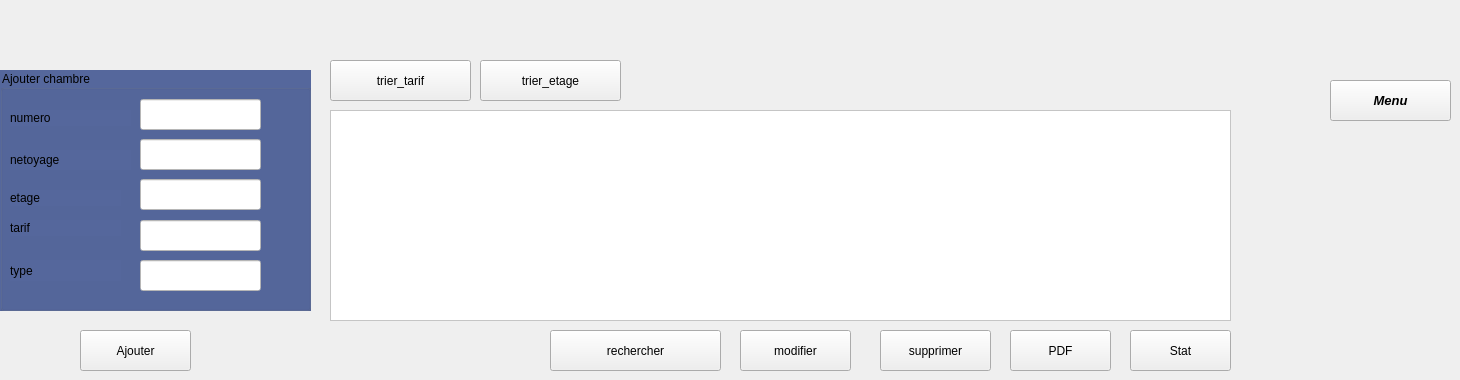
     <widget class="QWidget" name="tab_2">
      <attribute name="title">
       <string>Tab 1</string>
      </attribute>
      <widget class="QTableView" name="tableView_2">
       <property name="geometry">
        <rect>
         <x>330</x>
         <y>110</y>
         <width>901</width>
         <height>211</height>
        </rect>
       </property>
       <property name="styleSheet">
        <string notr="true">background-color: rgb(255, 255, 255);
color: rgb(0, 0, 0);</string>
       </property>
      </widget>
      <widget class="QPushButton" name="modifier_2">
       <property name="geometry">
        <rect>
         <x>740</x>
         <y>330</y>
         <width>111</width>
         <height>41</height>
        </rect>
       </property>
       <property name="text">
        <string>modifier</string>
       </property>
      </widget>
      <widget class="QPushButton" name="supprimer_2">
       <property name="geometry">
        <rect>
         <x>880</x>
         <y>330</y>
         <width>111</width>
         <height>41</height>
        </rect>
       </property>
       <property name="text">
        <string>supprimer</string>
       </property>
      </widget>
      <widget class="QGroupBox" name="groupBox_4">
       <property name="geometry">
        <rect>
         <x>0</x>
         <y>70</y>
         <width>311</width>
         <height>241</height>
        </rect>
       </property>
       <property name="styleSheet">
        <string notr="true">background-color:#55679C;
</string>
       </property>
       <property name="title">
        <string>Ajouter chambre</string>
       </property>
       <widget class="QLabel" name="label_8">
        <property name="geometry">
         <rect>
          <x>10</x>
          <y>40</y>
          <width>121</width>
          <height>16</height>
         </rect>
        </property>
        <property name="text">
         <string>numero</string>
        </property>
       </widget>
       <widget class="QLabel" name="label_9">
        <property name="geometry">
         <rect>
          <x>10</x>
          <y>80</y>
          <width>121</width>
          <height>20</height>
         </rect>
        </property>
        <property name="text">
         <string>netoyage</string>
        </property>
       </widget>
       <widget class="QLabel" name="label_10">
        <property name="geometry">
         <rect>
          <x>10</x>
          <y>120</y>
          <width>111</width>
          <height>16</height>
         </rect>
        </property>
        <property name="text">
         <string>etage</string>
        </property>
       </widget>
       <widget class="QLineEdit" name="lineEdit">
        <property name="geometry">
         <rect>
          <x>140</x>
          <y>29</y>
          <width>121</width>
          <height>31</height>
         </rect>
        </property>
        <property name="styleSheet">
         <string notr="true">background-color: rgb(255, 255, 255);
color: rgb(0, 0, 0);</string>
        </property>
        <property name="text">
         <string/>
        </property>
       </widget>
       <widget class="QLineEdit" name="lineEdit_2">
        <property name="geometry">
         <rect>
          <x>140</x>
          <y>69</y>
          <width>121</width>
          <height>31</height>
         </rect>
        </property>
        <property name="styleSheet">
         <string notr="true">background-color: rgb(255, 255, 255);
color: rgb(0, 0, 0);</string>
        </property>
        <property name="text">
         <string/>
        </property>
       </widget>
       <widget class="QLineEdit" name="lineEdit_6">
        <property name="geometry">
         <rect>
          <x>140</x>
          <y>109</y>
          <width>121</width>
          <height>31</height>
         </rect>
        </property>
        <property name="styleSheet">
         <string notr="true">background-color: rgb(255, 255, 255);
color: rgb(0, 0, 0);</string>
        </property>
        <property name="text">
         <string/>
        </property>
       </widget>
       <widget class="QLabel" name="label_11">
        <property name="geometry">
         <rect>
          <x>10</x>
          <y>190</y>
          <width>111</width>
          <height>21</height>
         </rect>
        </property>
        <property name="text">
         <string>type</string>
        </property>
       </widget>
       <widget class="QLineEdit" name="lineEdit_7">
        <property name="geometry">
         <rect>
          <x>140</x>
          <y>190</y>
          <width>121</width>
          <height>31</height>
         </rect>
        </property>
        <property name="styleSheet">
         <string notr="true">background-color: rgb(255, 255, 255);
color: rgb(0, 0, 0);</string>
        </property>
        <property name="text">
         <string/>
        </property>
       </widget>
       <widget class="QLineEdit" name="lineEdit_8">
        <property name="geometry">
         <rect>
          <x>140</x>
          <y>150</y>
          <width>121</width>
          <height>31</height>
         </rect>
        </property>
        <property name="styleSheet">
         <string notr="true">background-color: rgb(255, 255, 255);
color: rgb(0, 0, 0);</string>
        </property>
        <property name="text">
         <string/>
        </property>
       </widget>
      </widget>
      <widget class="QLabel" name="label_12">
       <property name="geometry">
        <rect>
         <x>10</x>
         <y>220</y>
         <width>111</width>
         <height>16</height>
        </rect>
       </property>
       <property name="styleSheet">
        <string notr="true">background-color: rgb(85, 103, 156);
</string>
       </property>
       <property name="text">
        <string>tarif</string>
       </property>
      </widget>
      <widget class="QPushButton" name="Ajouter">
       <property name="geometry">
        <rect>
         <x>80</x>
         <y>330</y>
         <width>111</width>
         <height>41</height>
        </rect>
       </property>
       <property name="text">
        <string>Ajouter</string>
       </property>
      </widget>
      <widget class="QPushButton" name="trier_etage">
       <property name="geometry">
        <rect>
         <x>480</x>
         <y>60</y>
         <width>141</width>
         <height>41</height>
        </rect>
       </property>
       <property name="text">
        <string>trier_etage</string>
       </property>
      </widget>
      <widget class="QPushButton" name="trier_tarif">
       <property name="geometry">
        <rect>
         <x>330</x>
         <y>60</y>
         <width>141</width>
         <height>41</height>
        </rect>
       </property>
       <property name="text">
        <string>trier_tarif</string>
       </property>
      </widget>
      <widget class="QPushButton" name="rechercherButton">
       <property name="geometry">
        <rect>
         <x>550</x>
         <y>330</y>
         <width>171</width>
         <height>41</height>
        </rect>
       </property>
       <property name="text">
        <string>rechercher</string>
       </property>
      </widget>
      <widget class="QPushButton" name="genererPDFButton">
       <property name="geometry">
        <rect>
         <x>1010</x>
         <y>330</y>
         <width>101</width>
         <height>41</height>
        </rect>
       </property>
       <property name="text">
        <string>PDF</string>
       </property>
      </widget>
      <widget class="QPushButton" name="btnStat">
       <property name="geometry">
        <rect>
         <x>1130</x>
         <y>330</y>
         <width>101</width>
         <height>41</height>
        </rect>
       </property>
       <property name="text">
        <string>Stat</string>
       </property>
      </widget>
      <widget class="QPushButton" name="annuler_3">
       <property name="geometry">
        <rect>
         <x>1330</x>
         <y>80</y>
         <width>121</width>
         <height>41</height>
        </rect>
       </property>
       <property name="font">
        <font>
         <pointsize>10</pointsize>
         <italic>true</italic>
         <bold>true</bold>
        </font>
       </property>
       <property name="text">
        <string>Menu</string>
       </property>
      </widget>
     </widget>
